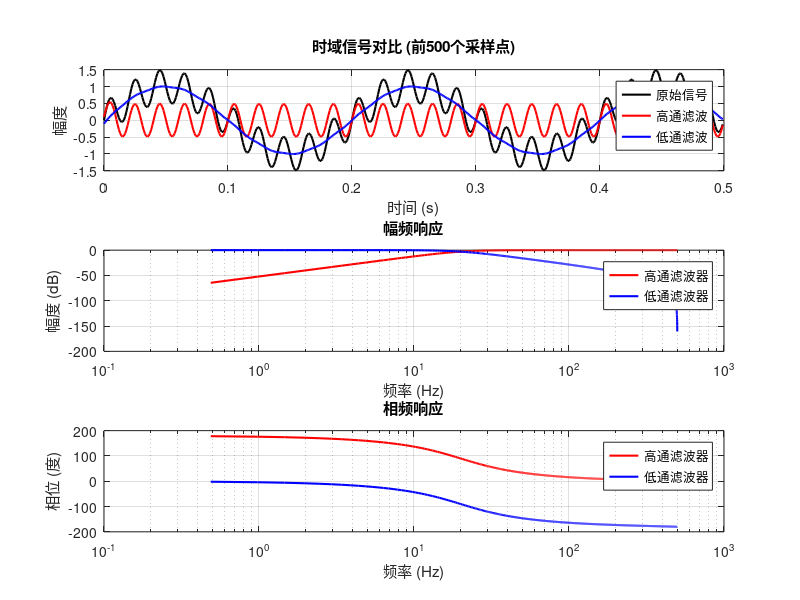

The MATLAB source for this figure: (Note: this script raises an error after producing the figure.)
% 创建测试信号和滤波器
Fs = 1000;           % 采样频率 1kHz
t = 0:1/Fs:1-1/Fs;  % 1秒的时间向量
f1 = 5;             % 低频分量 5Hz
f2 = 50;            % 高频分量 50Hz

% 生成测试信号 = 低频分量 + 高频分量
x = sin(2*pi*f1*t) + 0.5*sin(2*pi*f2*t);

% 设计滤波器
order = 2;          % 二阶滤波器
fc = 20;            % 截止频率 20Hz
Wn = fc/(Fs/2);     % 归一化截止频率

% 创建巴特沃斯高通和低通滤波器
[b_hp,a_hp] = butter(order, Wn, 'high');
[b_lp,a_lp] = butter(order, Wn, 'low');

% 应用滤波器
y_hp = filtfilt(b_hp, a_hp, x);  % 高通滤波
y_lp = filtfilt(b_lp, a_lp, x);  % 低通滤波

% 计算频率响应
[h_hp,w] = freqz(b_hp,a_hp,1024);
[h_lp,~] = freqz(b_lp,a_lp,1024);
freq = w*Fs/(2*pi);

% 绘图
figure('Position', [100 100 1200 800]);

% 时域信号对比
subplot(3,1,1);
plot(t(1:500), x(1:500), 'k', 'LineWidth', 1.5);
hold on;
plot(t(1:500), y_hp(1:500), 'r', 'LineWidth', 1.5);
plot(t(1:500), y_lp(1:500), 'b', 'LineWidth', 1.5);
grid on;
legend('原始信号', '高通滤波', '低通滤波');
title('时域信号对比 (前500个采样点)');
xlabel('时间 (s)');
ylabel('幅度');

% 幅频响应
subplot(3,1,2);
semilogx(freq, 20*log10(abs(h_hp)), 'r', 'LineWidth', 1.5);
hold on;
semilogx(freq, 20*log10(abs(h_lp)), 'b', 'LineWidth', 1.5);
grid on;
legend('高通滤波器', '低通滤波器');
title('幅频响应');
xlabel('频率 (Hz)');
ylabel('幅度 (dB)');

% 相频响应
subplot(3,1,3);
semilogx(freq, unwrap(angle(h_hp))*180/pi, 'r', 'LineWidth', 1.5);
hold on;
semilogx(freq, unwrap(angle(h_lp))*180/pi, 'b', 'LineWidth', 1.5);
grid on;
legend('高通滤波器', '低通滤波器');
title('相频响应');
xlabel('频率 (Hz)');
ylabel('相位 (度)');

% 添加截止频率垂直线
for i = 2:3
    subplot(3,i);
    xline(fc, '--k', sprintf('fc = %d Hz', fc));
end
